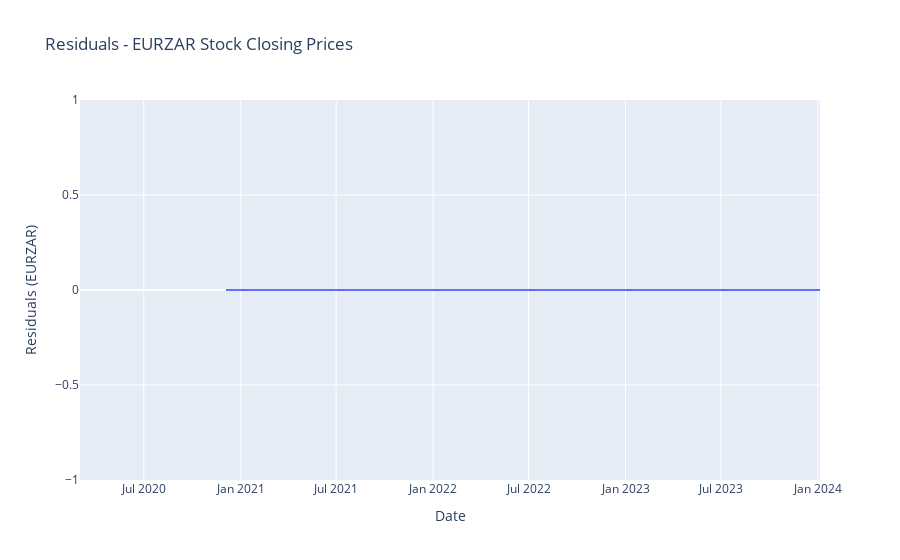

The notebook cell this image was saved under:
### Code cell
# Calculate the trendline
trendline = data['close'].rolling(window=200).mean()

# Calculate the seasonal component by subtracting the trendline
seasonal_component = data['close'] - trendline

# Calculate the residuals by subtracting the trendline and seasonal component
residuals = data['close'] - (trendline + seasonal_component)

# Create the figure with only the residuals trace
fig = go.Figure()

# Add the residuals trace
fig.add_trace(go.Scatter(x=data.index, y=residuals, mode='lines', name='Residuals'))

# Update layout
fig.update_layout(title=f'Residuals - {ticker} Stock Closing Prices',
                xaxis_title='Date',
                yaxis_title=f'Residuals ({ticker})')

fig.show()

### Figure 1 — Plotly figure (JSON) as saved in the notebook; plotly's stock layout.template omitted (floating-point values rounded to 4 significant figures; data arrays with more than 128 entries replaced by an {"elided": "..."} marker saying what was removed)
{"data": [{"mode": "lines", "name": "Residuals", "type": "scatter", "x": {"elided": "1000 str values"}, "y": {"elided": "1000 int values"}}], "layout": {"title": {"text": "Residuals - EURZAR Stock Closing Prices"}, "xaxis": {"title": {"text": "Date"}}, "yaxis": {"title": {"text": "Residuals (EURZAR)"}}}}
